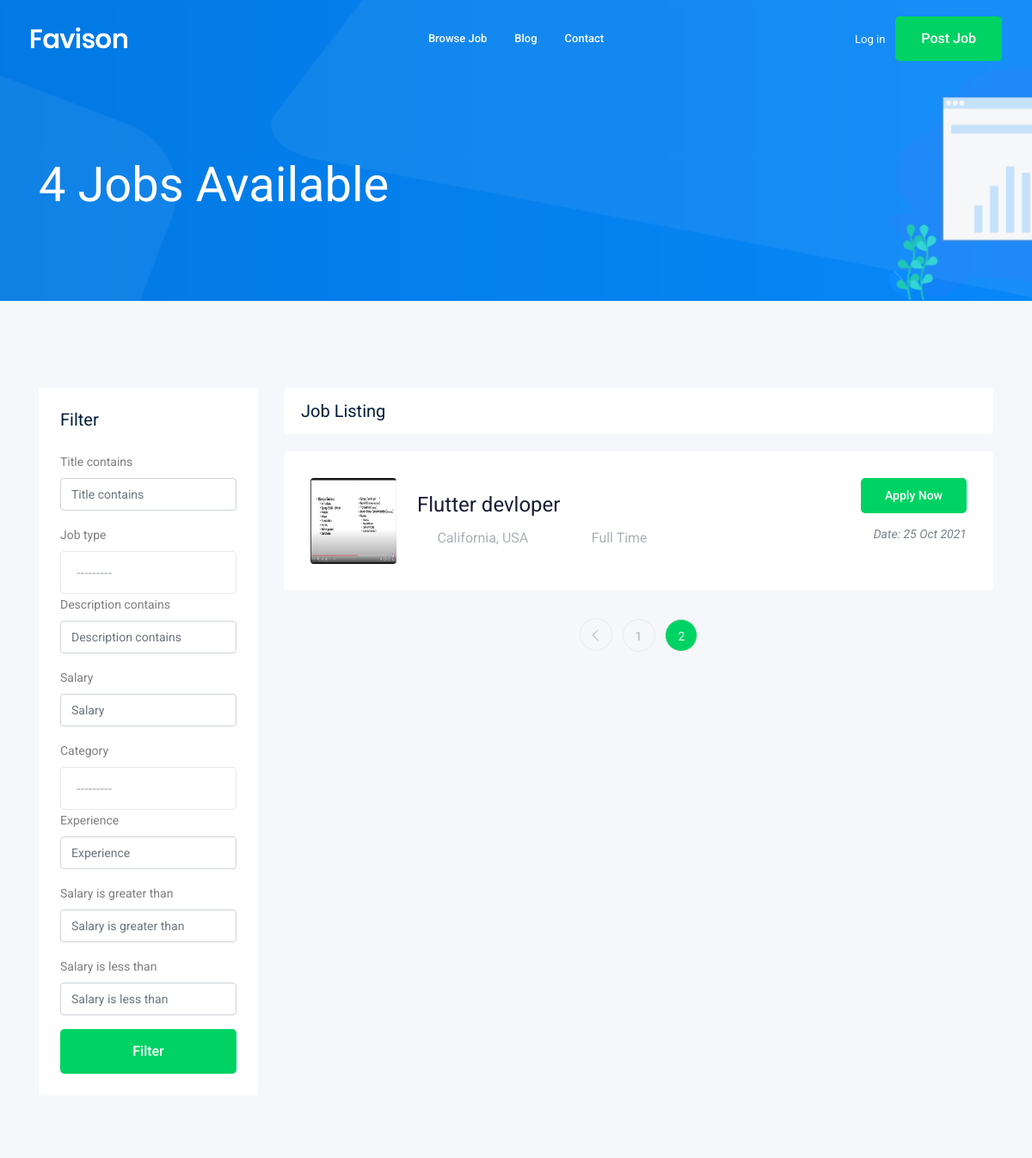
Before: /job/?page=2 (upper part) with the older database file.
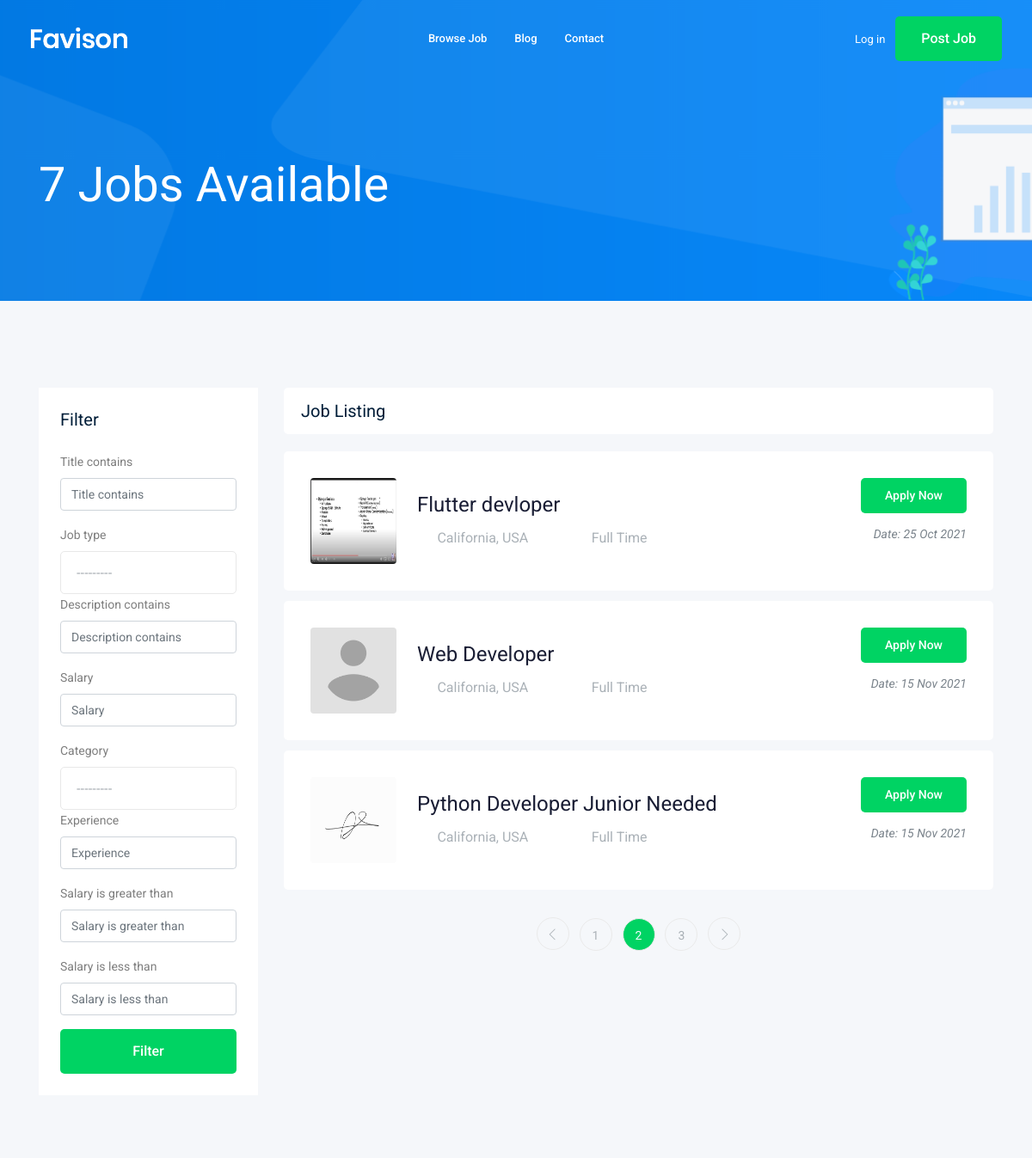
After: the same page with the newer database file.
### job/models.py (models this page shows, shortened)
class Job(models.Model):
    owner = models.ForeignKey(User, on_delete=CASCADE)
    title = models.CharField(max_length=100)
    job_type = models.CharField(max_length=15, choices=JOB_TYPE)
    description = models.TextField(max_length=1000)
    published_at = models.DateTimeField(auto_now= True)
    Vacancy = models.IntegerField(default=1)
    salary = models.IntegerField(default=0)
    category = models.ForeignKey(Category, on_delete=CASCADE, null=True)
    experience = models.IntegerField(default=1)
    image = models.ImageField(upload_to =image_name, null = True)
    slug = models.SlugField(null=True, blank=True)
    def __str__(self):
        return self.title

### job/views.py (the view)
# urls.py: path('', views.job_list, name='job_list'),
def job_list(request):
    job_list = Job.objects.all()
    job_list2 = Job.objects.all()
    myfilter = JobFilter(request.GET, queryset=job_list2)
    job_list2 = myfilter.qs
    paginator = Paginator(job_list2, 3)
    page_number = request.GET.get('page')
    page_obj = paginator.get_page(page_number)
    context = {'jobs' : page_obj, 'jo':job_list, 'myfilter':myfilter}
    return render(request, 'job/job_list.html', context)

### job/models.py (called while the page is built)
    def __str__(self):
        return self.name

### job/templates/job/job_list.html (shortened to what the changed rows need)
{% extends 'base.html' %}
{% load bootstrap5 %}
{% block body %}
<div class="bradcam_area bradcam_bg_1">
    <div class="container">
        <div class="row">
            <div class="col-xl-12">
                <div class="bradcam_text">
                    <h3>{{jo.count}} Jobs Available</h3>
                </div>
            </div>
        </div>
    </div>
</div>
<div class="job_listing_area plus_padding">
    <div class="container">
        <div class="row">
            <div class="col-lg-9">
                <div class="job_lists m-0">
                    {% for job in jobs %}
                    <div class="row">
                        <div class="col-lg-12 col-md-12">
                            <div class="single_jobs white-bg d-flex justify-content-between">
                                <div class="jobs_left d-flex align-items-center">
                                        <div class = "mr-4"> <img src="{{job.image.url}}"class="rounded" alt="Picture" style="width: 100px; height: 100px;"> </div>
                                    <div class="jobs_conetent">
                                        <a href="{% url 'job:job_detail' job.slug %}">
                                            <h4>{{job}}</h4>
                                        </a>
                                        <div class="links_locat d-flex align-items-center">
                                            <div class="location">
                                                <p> <i class="fa fa-map-marker"></i> California, USA</p>
                                            </div>
                                            <div class="location">
                                                <p> <i class="fa fa-clock-o"></i> {{job.job_type}}</p>
                                            </div>
                                        </div>
                                    </div>
                                </div>
                                <div class="jobs_right">
                                    <div class="apply_now">
                                        <a href="{% url 'job:job_detail' job.slug %}" class="boxed-btn3">Apply Now</a>
                                    </div>
                                    <div class="date">
                                        <p>Date: {{ job.published_at|date:"d M o" }}</p>
                                    </div>
                                </div>
                            </div>
                        </div>
                    </div>
                    {% endfor %}
                    {% if jobs.has_other_pages %}
                    <div class="row">
                        <div class="col-lg-12">
                            <div class="pagination_wrap">
                                <ul>
                                    {% for i in jobs.paginator.page_range %}
                                    {% if jobs.number == i %}
                                    <li class="cuurent"  ><a   href="?page={{i}}" style="background:#00D363;"><span  style="color: aliceblue;">{{i}}</span></a></li>
                                    {% else %}
                                    <li ><a   href="?page={{i}}"><span>{{i}}</span></a></li>
                                    {% endif %}
                                    {% endfor %}
                                    {% if jobs.has_next %}
                                    <li><a href="?page={{jobs.next_page_number}}"> <i class="ti-angle-right"></i> </a>
                                    </li>
                                    {% endif %}
                                </ul>
                            </div>
                        </div>
                    </div>
                    {% endif %}
                </div>
            </div>
        </div>
    </div>
</div>
{% endblock body %}

Changed rows visible on the page:
added Job: image (placeholder picture), title "Web Developer", job_type "Full Time", published_at "15 Nov 2021"
added Job: image (picture), title "Python Developer Junior Needed", job_type "Full Time", published_at "15 Nov 2021"
Other visible differences:
{{ jo.count }}: "4" → "7"
new list line: "3"
